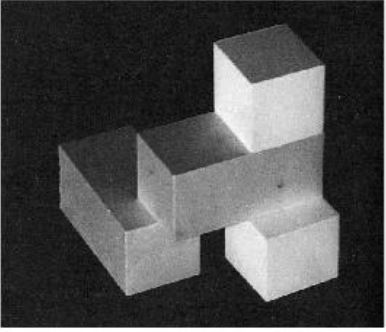
#> input picture DIP_Assignment2/Blocks.jpg, 386 x 332 px
$ python Q2_Block_edges_Asgnmnt-2.py
#> lines starting #> are read from the running program, lines starting #| are printed output that depends on the picture
'''
# Name- Zahir Khan (112202010)
# DIP Assignment2, Question-2 for Block images
'''
# Importing necessary libraries
import cv2
import matplotlib.pyplot as plt
import os
import numpy as np
from scipy.signal import convolve2d as conv2

#Reading the Block image
Img=cv2.imread("Blocks.jpg")
#> Img is the input picture: shape (332, 386, 3); min 1, max 255, mean 75

# Checking dimension of the images for grayscale conversion
if(Img.ndim==3): #checking color image or not
    Img= cv2.cvtColor(Img, cv2.COLOR_BGR2GRAY) #grayscale conversion
#> Img: shape (332, 386)

#converting to double to prevent quantization issues
Img = cv2.resize(Img,(256,256))
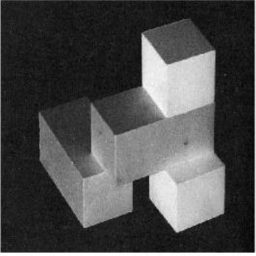
#> Img: shape (256, 256); min 3, max 255, mean 74.9
Img_norm=cv2.normalize(Img.astype('float'), None, 0.0, 1.0, cv2.NORM_MINMAX)

#Defining the Sobel filter kernel (spatial fiter)
hy=[[-1, -2, -1],
    [0, 0, 0],
    [1, 2, 1]]
hy=np.array(hy)
hx=[[-1, 0, 1],
    [-2, 0, 2],
    [-1, 0, 1]]
hx=np.array(hx)

# Filtering in all direction
gx=conv2(Img_norm,hx,mode='same')
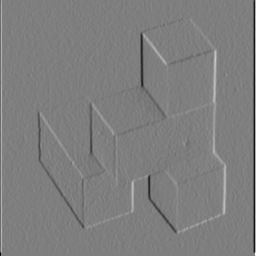
#> gx: shape (256, 256) float64; min -3.94, max 3.98, mean -0.00567; drawn with min black and max white
gy=conv2(Img_norm,hy,mode='same')
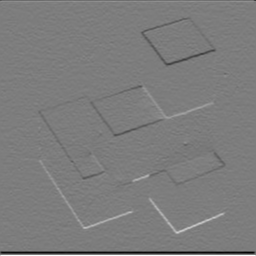
#> gy: shape (256, 256) float64; min -3.87, max 4, mean -0.012; drawn with min black and max white

#Diplaying resultant filtered image
G=np.sqrt(gx**2+gy**2)
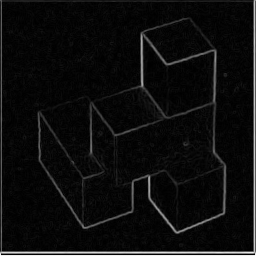
#> G: shape (256, 256) float64; min 0, max 4.23, mean 0.226; drawn with min black and max white
plt.imshow(G,cmap='gray')
plt.title('Edges')
plt.show()

# Normalizing the magnitude values to the range [0, 255], without doing this image will be saved black in directory
G_normalized = ((G - G.min()) / (G.max() - G.min()) * 255).astype(np.uint8)
cv2.imwrite(r"C:\Users\ZAHIR\OneDrive\Desktop\DIP\Assignment2\Results\Q2 Edge of Block Image.JPG", G_normalized)

$ run again, with DIP_Assignment2/image_1.JPG copied over DIP_Assignment2/Blocks.jpg
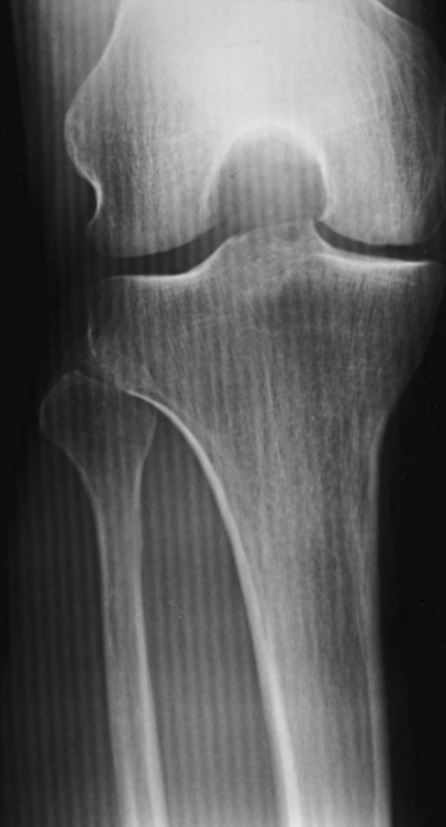
#> input picture DIP_Assignment2/image_1.JPG, 446 x 827 px
#> Img is the input picture: shape (827, 446, 3); min 6, max 229, mean 94.8
#> `gy=conv2(Img_norm,hy,mode='same')`:
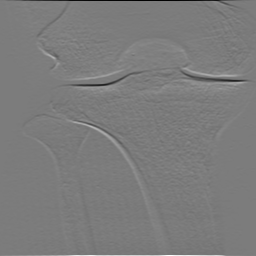
#> gy: shape (256, 256) float64; min -3.73, max 3.92, mean 0.00231; drawn with min black and max white
#> `G=np.sqrt(gx**2+gy**2)`:
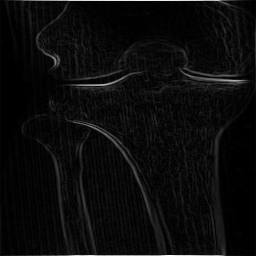
#> G: shape (256, 256) float64; min 0, max 3.92, mean 0.178; drawn with min black and max white

$ run again, with DIP_Assignment2/Chess.PNG saved as DIP_Assignment2/Blocks.jpg
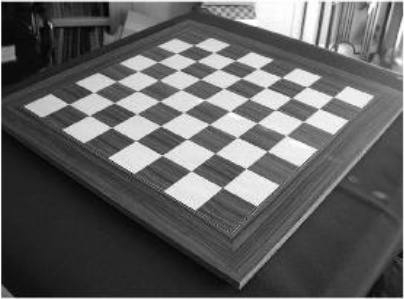
#> input picture DIP_Assignment2/Chess.PNG, 404 x 299 px
#> Img is the input picture: shape (299, 404, 3); min 1, max 255, mean 97.7
#> `gy=conv2(Img_norm,hy,mode='same')`:
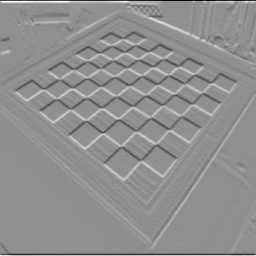
#> gy: shape (256, 256) float64; min -3.98, max 3.08, mean 0.0022; drawn with min black and max white
#> `G=np.sqrt(gx**2+gy**2)`:
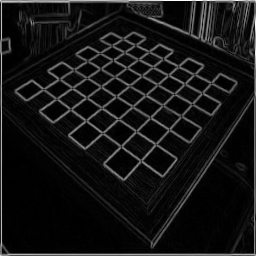
#> G: shape (256, 256) float64; min 0, max 3.98, mean 0.328; drawn with min black and max white
